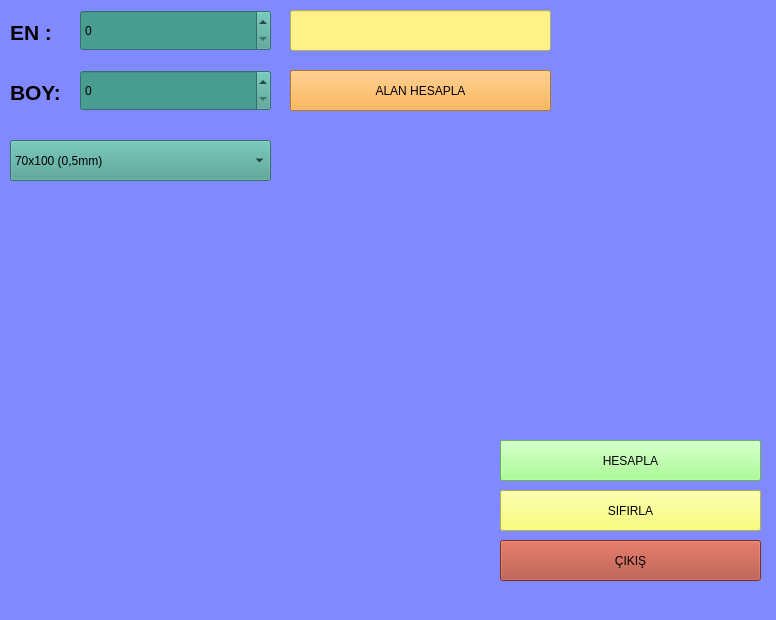
<?xml version="1.0" encoding="UTF-8"?>
<ui version="4.0">
 <class>MainWindow</class>
 <widget class="QMainWindow" name="MainWindow">
  <property name="geometry">
   <rect>
    <x>0</x>
    <y>0</y>
    <width>776</width>
    <height>620</height>
   </rect>
  </property>
  <property name="windowTitle">
   <string>MainWindow</string>
  </property>
  <property name="styleSheet">
   <string notr="true">background-color: rgb(128, 137, 255);</string>
  </property>
  <widget class="QWidget" name="centralwidget">
   <widget class="QSpinBox" name="boy">
    <property name="geometry">
     <rect>
      <x>80</x>
      <y>70</y>
      <width>191</width>
      <height>41</height>
     </rect>
    </property>
    <property name="styleSheet">
     <string notr="true">font: 63 20pt &quot;Sitka Banner Semibold&quot; &quot;MS Shell Dlg 2&quot;;
background-color: rgb(72, 157, 144);</string>
    </property>
    <property name="maximum">
     <number>1000</number>
    </property>
   </widget>
   <widget class="QSpinBox" name="en">
    <property name="geometry">
     <rect>
      <x>80</x>
      <y>10</y>
      <width>191</width>
      <height>41</height>
     </rect>
    </property>
    <property name="styleSheet">
     <string notr="true">font: 63 20pt &quot;Sitka Banner Semibold&quot; &quot;MS Shell Dlg 2&quot;;
background-color: rgb(72, 157, 144);</string>
    </property>
    <property name="maximum">
     <number>1000</number>
    </property>
   </widget>
   <widget class="QLabel" name="label">
    <property name="geometry">
     <rect>
      <x>10</x>
      <y>20</y>
      <width>61</width>
      <height>25</height>
     </rect>
    </property>
    <property name="text">
     <string>&lt;html&gt;&lt;head/&gt;&lt;body&gt;&lt;p&gt;&lt;span style=&quot; font-size:16pt; font-weight:600;&quot;&gt;EN       :&lt;/span&gt;&lt;/p&gt;&lt;/body&gt;&lt;/html&gt;</string>
    </property>
   </widget>
   <widget class="QLabel" name="label_2">
    <property name="geometry">
     <rect>
      <x>10</x>
      <y>80</y>
      <width>52</width>
      <height>25</height>
     </rect>
    </property>
    <property name="text">
     <string>&lt;html&gt;&lt;head/&gt;&lt;body&gt;&lt;p&gt;&lt;span style=&quot; font-size:16pt; font-weight:600;&quot;&gt;BOY:&lt;/span&gt;&lt;/p&gt;&lt;/body&gt;&lt;/html&gt;</string>
    </property>
   </widget>
   <widget class="QPushButton" name="btn_H_Alan">
    <property name="geometry">
     <rect>
      <x>290</x>
      <y>70</y>
      <width>261</width>
      <height>41</height>
     </rect>
    </property>
    <property name="styleSheet">
     <string notr="true">font: 63 20pt &quot;Sitka Banner Semibold&quot; &quot;MS Shell Dlg 2&quot;;
background-color: rgb(255, 167, 44);</string>
    </property>
    <property name="text">
     <string>ALAN HESAPLA</string>
    </property>
   </widget>
   <widget class="QLineEdit" name="sonuc_alan">
    <property name="geometry">
     <rect>
      <x>290</x>
      <y>10</y>
      <width>261</width>
      <height>41</height>
     </rect>
    </property>
    <property name="styleSheet">
     <string notr="true">font: 63 20pt &quot;Sitka Banner Semibold&quot; &quot;MS Shell Dlg 2&quot;;
background-color: rgb(255, 242, 137);</string>
    </property>
   </widget>
   <widget class="QPushButton" name="btn_Cikis">
    <property name="geometry">
     <rect>
      <x>500</x>
      <y>540</y>
      <width>261</width>
      <height>41</height>
     </rect>
    </property>
    <property name="styleSheet">
     <string notr="true">font: 63 20pt &quot;Sitka Banner Semibold&quot; &quot;MS Shell Dlg 2&quot;;
background-color: rgb(173, 69, 51);</string>
    </property>
    <property name="text">
     <string>ÇIKIŞ</string>
    </property>
   </widget>
   <widget class="QPushButton" name="btn_Sifirla">
    <property name="geometry">
     <rect>
      <x>500</x>
      <y>490</y>
      <width>261</width>
      <height>41</height>
     </rect>
    </property>
    <property name="styleSheet">
     <string notr="true">font: 63 20pt &quot;Sitka Banner Semibold&quot; &quot;MS Shell Dlg 2&quot;;
background-color: rgb(247, 255, 83);</string>
    </property>
    <property name="text">
     <string>SIFIRLA</string>
    </property>
   </widget>
   <widget class="QPushButton" name="btn_Hesapla">
    <property name="geometry">
     <rect>
      <x>500</x>
      <y>440</y>
      <width>261</width>
      <height>41</height>
     </rect>
    </property>
    <property name="styleSheet">
     <string notr="true">font: 63 20pt &quot;Sitka Banner Semibold&quot; &quot;MS Shell Dlg 2&quot;;
background-color: rgb(144, 255, 119);</string>
    </property>
    <property name="text">
     <string>HESAPLA</string>
    </property>
   </widget>
   <widget class="QComboBox" name="comboBox">
    <property name="geometry">
     <rect>
      <x>10</x>
      <y>140</y>
      <width>261</width>
      <height>41</height>
     </rect>
    </property>
    <property name="styleSheet">
     <string notr="true">font: 63 20pt &quot;Sitka Banner Semibold&quot; &quot;MS Shell Dlg 2&quot;;
background-color: rgb(72, 157, 144);</string>
    </property>
    <property name="duplicatesEnabled">
     <bool>false</bool>
    </property>
    <property name="frame">
     <bool>true</bool>
    </property>
    <item>
     <property name="text">
      <string>70x100 (0,5mm)</string>
     </property>
    </item>
   </widget>
  </widget>
  <widget class="QMenuBar" name="menubar">
   <property name="geometry">
    <rect>
     <x>0</x>
     <y>0</y>
     <width>776</width>
     <height>21</height>
    </rect>
   </property>
  </widget>
  <widget class="QStatusBar" name="statusbar"/>
 </widget>
 <resources/>
 <connections/>
</ui>
